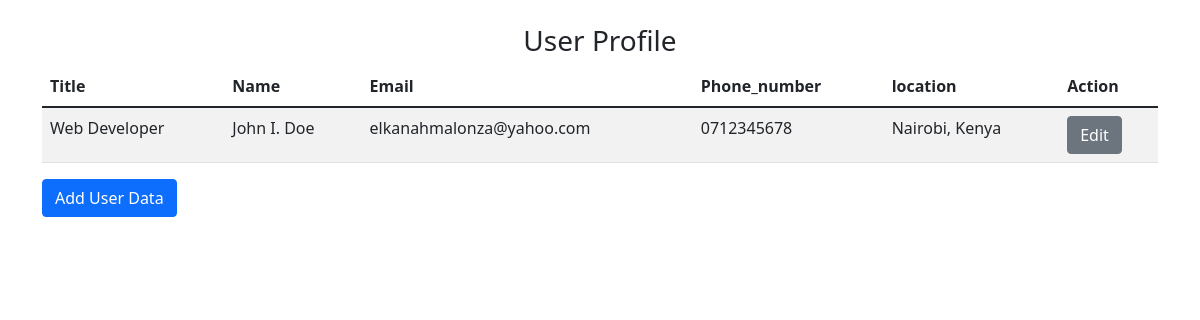
Screenshot of /user/profiles/ with the database file from the repository.
### settings/models.py (models this page shows, shortened)
class BaseModel(models.Model):
	date_created = models.DateTimeField('Date Created', auto_now_add=True)
	class Meta:
		abstract = True
		ordering=("id",)

class UserProfile(BaseModel):
	title = models.CharField('Title', max_length=150, null=True)
	first_name = models.CharField('First Name', max_length=50)
	middle_name = models.CharField('Middle Name', max_length=50, null=True)
	last_name = models.CharField('Last Name', max_length=50, null=True)
	email = models.CharField('Email', max_length=50, null=True)
	phone_number = models.CharField('Phone Number', max_length=50, null=True)
	location = models.CharField('Location', max_length=50, null=True)

### letter_builder/views.py (the view)
# urls.py: path('user/profiles/', UserProfileView.as_view(), name="user-profiles"),
class UserProfileView(generic.ListView):
	model = UserProfile

### settings/templates/settings/userprofile_list.html (shortened to what this page needs)
{% extends "settings/base.html" %}
{% load static %}
{% block content %}
<div class="row text-center">
		<h3>User Profile</h3>
	</div>
	<div class="row">
		<div class="col-12">
			<table class="table table-striped">
				<thead>
				    <tr>
				    	<th scope="col">Title</th>
				      	<th scope="col">Name</th>
				      	<th scope="col">Email</th>
				      	<th scope="col">Phone_number</th>
				      	<th scope="col">location</th>
				      	<th scope="col">Action</th>
				    </tr>
				</thead>
				<tbody>
				{% for obj in object_list %}
				    <tr>
				      	<td>{{obj.title}}</td>
				      	<td>{{obj.first_name}} {{obj.middle_name}} {{obj.last_name}}</td>
				      	<td>{{obj.email}}</td>
				      	<td>{{obj.phone_number}}</td>
				      	<td>{{obj.location}}</td>
				      	<td><a href="{% url 'edit-user-profile' obj.id %}" class="btn btn-secondary">Edit</a></td>
				    </tr>
				{% empty %}
					<tr>
						<td colspan="5" class="text-center">No User Data...<a href="{% url 'add-user-profile' %}">Click Here to add.</a></td>
					</tr>
				{% endfor %}
				</tbody>
			</table>
		</div>
		<div class="col-12">
			<a href="{% url 'add-user-profile' %}" class="btn btn-primary">Add User Data</a>
		</div>
	</div>
{% endblock %}

### rows the page displays
UserProfile: title "Web Developer", first_name "John", middle_name "I.", last_name "Doe", email "elkanahmalonza@yahoo.com", phone_number "0712345678", location "Nairobi, Kenya"
